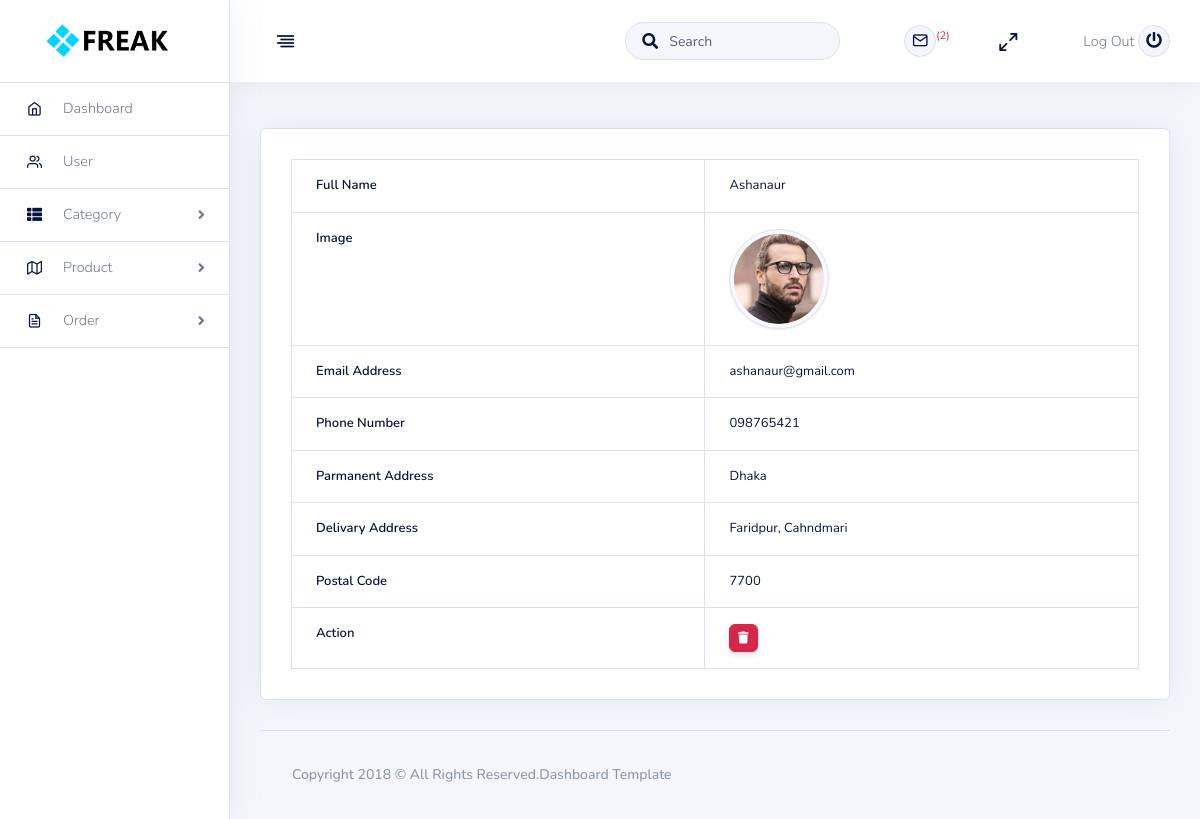
The app's page /admin/user_view.php?id=1 (signed in) with its own data.
### tables this page shows
CREATE TABLE `tbl_customer` (
  `customer_Id` int(11) NOT NULL,
  `customer_Fname` varchar(50) NOT NULL,
  `customer_Email` varchar(50) NOT NULL,
  `customer_Password` varchar(255) NOT NULL,
  `customer_Phone` varchar(20) NOT NULL,
  `customer_Image` varchar(50) NOT NULL,
  `customer_Country` varchar(50) NOT NULL,
  `customer_Division` varchar(50) NOT NULL,
  `customer_Upzila` varchar(100) NOT NULL,
  `customer_Postal` varchar(10) NOT NULL
);

CREATE TABLE `division` (
  `id` int(11) NOT NULL,
  `name` varchar(50) NOT NULL
);

### admin/main.php (called while the page is built, shortened)
<?php
    class Main{
        protected $host = 'localhost';
        protected $user = 'root';
        protected $pw = '';
        protected $db = 'db_freak';
        public $connect;
        public function __construct(){
            $this->connect = new mysqli($this->host,$this->user,$this->pw,$this->db);
            return $this->connect;
        }
        public function user_view($id){
            $this->id = $id;
            $this->sql = "SELECT tbl_customer.*, division.* FROM tbl_customer
                        INNER JOIN division
                        ON tbl_customer.customer_Division = division.id
                        WHERE customer_Id = $this->id";
            $this->result = $this->connect->query($this->sql);
            if($this->result == true){
                return $this->result;
            }
            else {
                return false;
            }
        }
    }
?>

### admin/user_view.php (the view, shortened to what this page needs)
<?php
    include('inc/header.php');
    include 'main.php';
	$obj = new Main();
	if(!isset($_GET['id']) || $_GET['id'] == NULL){
        echo "Error!";
    }
    else{
        $id = $_GET['id'];
        $data = $obj->user_view($id);
	}
?>
<div class="container-fluid pt-8">
	<div class="row">
		<div class="col-lg-12">
			<div class="card shadow">
				<div class="card-body">
					<div class="table-responsive ">
						<table class="table table-bordered">
                    <?php
                        if($data->num_rows>0){
                            while($row = $data->fetch_assoc()){
                    ?>
                            <tr>
                                <th>Full Name</th>
                                <td><?php echo $row['customer_Fname'];?></td>
                            </tr>
                            <tr>
                                <th>Image</th>
                                <td>
                                    <img class="img-thumbnail" style="height:100px; width:100px; border-radius:50%" src="../asset/upload/<?php echo $row['customer_Image'];?>">
                                </td>
                            </tr>
                            <tr>
                                <th>Email Address</th>
                                <td><?php echo $row['customer_Email'];?></td>
                            </tr>
                            <tr>
                                <th>Phone Number</th>
                                <td><?php echo $row['customer_Phone'];?></td>
                            </tr>
                            <tr>
                                <th>Parmanent Address</th>
                                <td><?php echo $row['name'];?></td>
                            </tr>
                            <tr>
                                <th>Delivary Address</th>
                                <td><?php echo $row['customer_Upzila'];?></td>
                            </tr>
                            <tr>
                                <th>Postal Code</th>
                                <td><?php echo $row['customer_Postal'];?></td>
                            </tr>
                            <tr>
                                <th>Action</th>
                                <td>
                                    <a class="btn btn-danger btn-sm text-white" data-toggle="tooltip" data-original-title="Delete"><i class="fas fa-trash"></i></a>
                                </td>
                            </tr>
                        <?php
                                }
                            }
                        ?>
						</table>
					</div>
				</div>
			</div>
		</div>
	</div>
<?php
	include('inc/footer.php');
?>

### admin/user_view.php (style rules this page uses)
table tr th { font-weight: bolder; }

### records on screen
tbl_customer: customer_Fname "Ashanaur", customer_Image (picture), customer_Email "ashanaur@gmail.com", customer_Phone "098765421", division.name "Dhaka", customer_Upzila "Faridpur, Cahndmari", customer_Postal "7700"

### other values on screen
$count "2"
